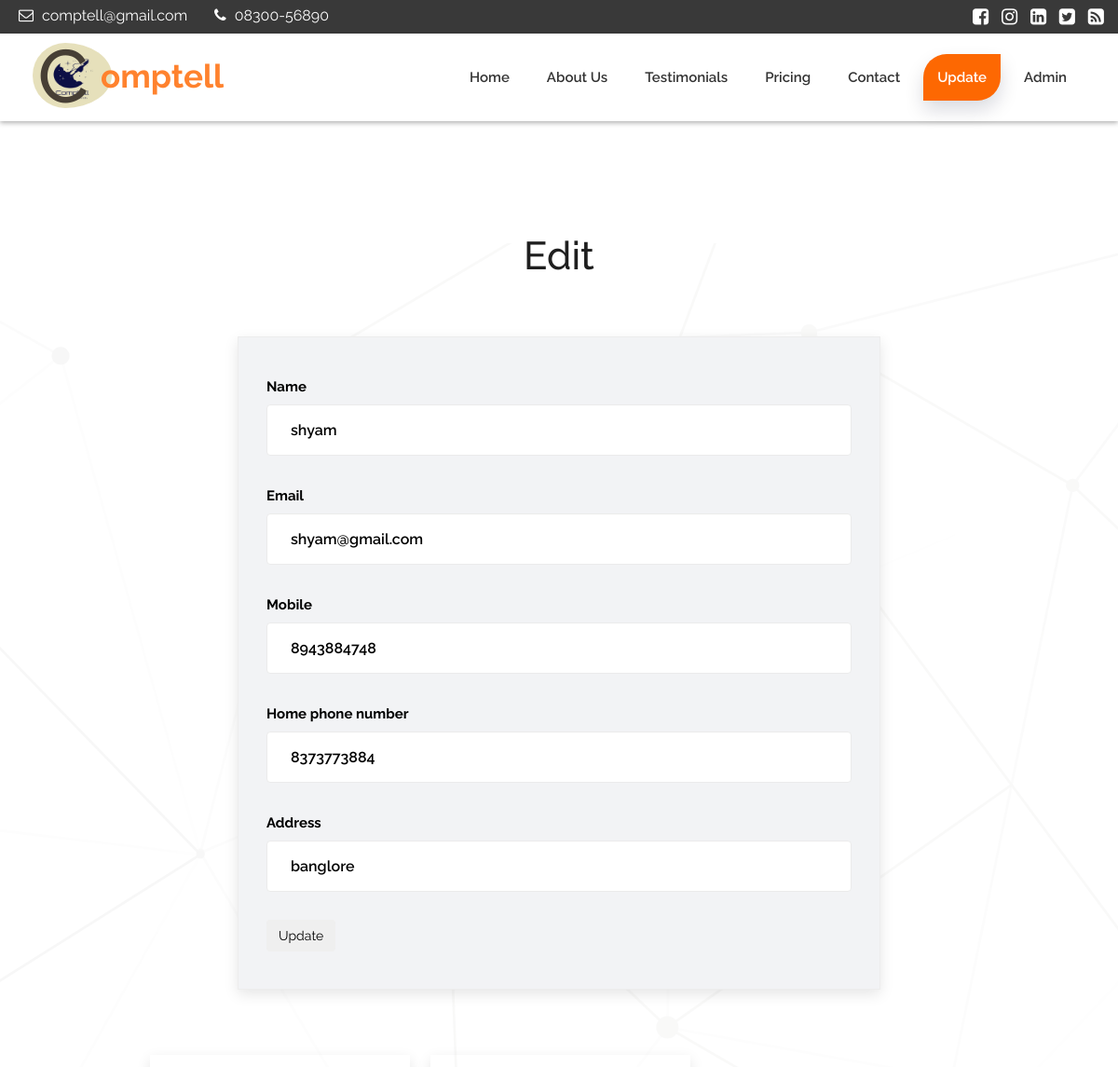
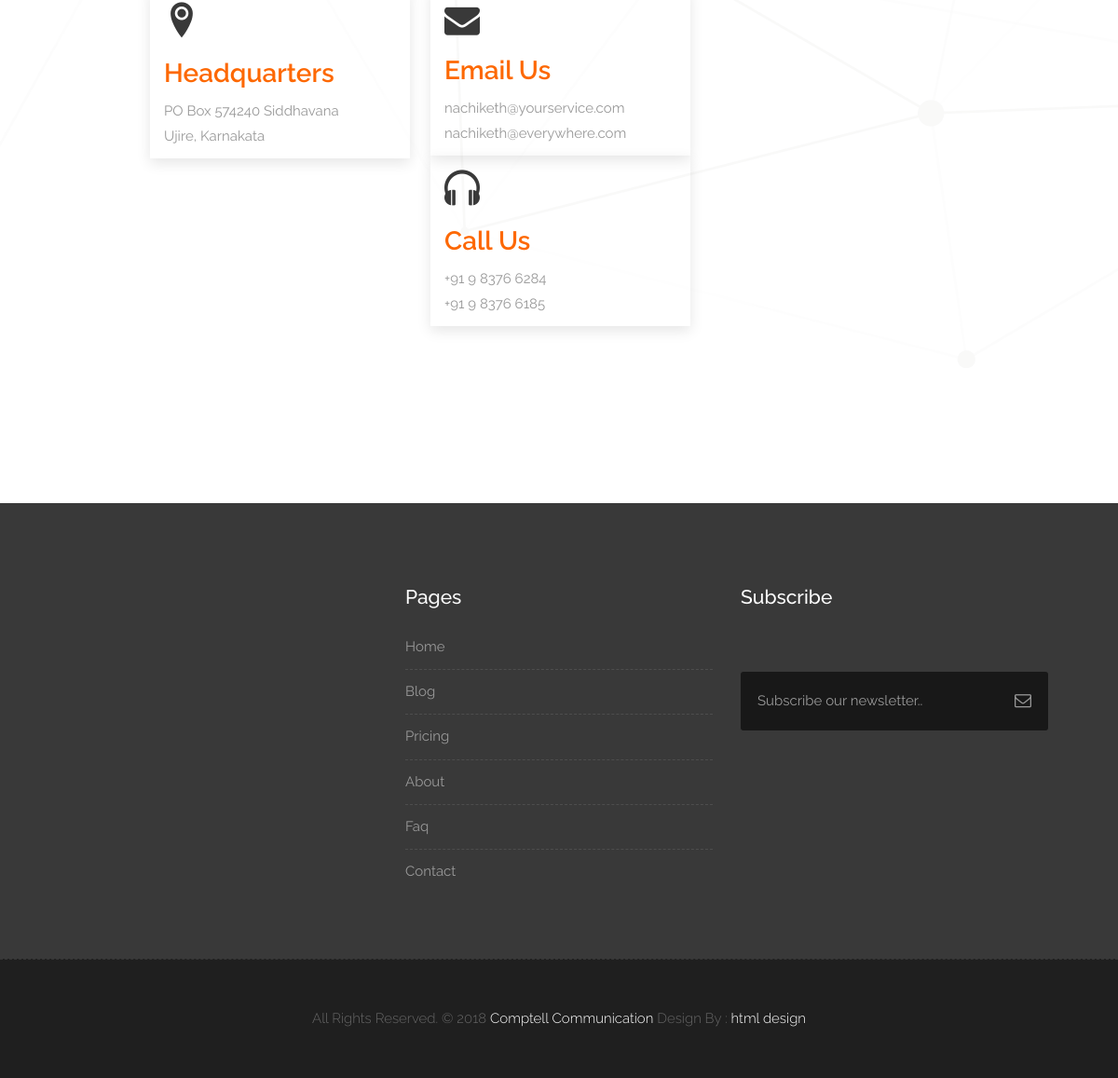
The app's page /cus_edit.php?identity_card_no=114 with its own data (2 pictures, top to bottom).
### tables this page shows
CREATE TABLE `customer` (
  `identity_card_no` int(50) NOT NULL,
  `name` varchar(60) NOT NULL,
  `email` varchar(60) NOT NULL,
  `registration_date` date NOT NULL,
  `mobile_ph` varchar(10) NOT NULL,
  `home_ph` varchar(10) NOT NULL,
  `address` varchar(60) NOT NULL,
  `password` varchar(50) NOT NULL
);

### cus_edit.php (the view, shortened to what this page needs)
<?php
$con=new mysqli("localhost","root","","telecom");
$id = $_GET["identity_card_no"];
$result = mysqli_query($con,"SELECT *  from `customer` where `identity_card_no`=$id");
while($row=mysqli_fetch_array($result)){
    $name=$row['name'];
    $email=$row['email'];
    $mobile=$row['mobile_ph'];
    $home=$row['home_ph'];
    $address=$row['address'];
}
?>
<!DOCTYPE html>
<html lang="en">
    <link rel="stylesheet" href="css/bootstrap.min.css">
    <link rel="stylesheet" href="style.css">
    <link rel="stylesheet" href="css/responsive.css">
    <link rel="stylesheet" href="css/custom.css">
</head>
<body>
	<div class="top-bar">
		<div class="container-fluid">
			<div class="row">
				<div class="col-md-6 col-sm-6">
					<div class="left-top">
						<div class="email-box">
							<a href="#"><i class="fa fa-envelope-o" aria-hidden="true"></i> comptell@gmail.com</a>
						</div>
						<div class="phone-box">
							<a href="tel:1234567890"><i class="fa fa-phone" aria-hidden="true"></i> 08300-56890</a>
						</div>
					</div>
				</div>
				<div class="col-md-6 col-sm-6">
					<div class="right-top">
						<div class="social-box">
							<ul>
								<li><a href="#"><i class="fa fa-facebook-square" aria-hidden="true"></i></a></li>
								<li><a href="#"><i class="fa fa-instagram" aria-hidden="true"></i></a></li>
								<li><a href="#"><i class="fa fa-linkedin-square" aria-hidden="true"></i></a></li>
								<li><a href="#"><i class="fa fa-twitter-square" aria-hidden="true"></i></a></li>
								<li><a href="#"><i class="fa fa-rss-square" aria-hidden="true"></i></a></li>
						</div>
					</div>
				</div>
			</div>
		</div>
	</div>
    <header class="header header_style_01">
        <nav class="megamenu navbar navbar-default">
            <div class="container-fluid">
                <div class="navbar-header">
                    <a class="navbar-a" href="index.html"><img src="images/logos/logo.png" alt="image" class="navbar-brand"></a>
                    <h2 class="logo-name"> <span class="logo-c">C</span> <span class="omptell">omptell</span> </h2>
                </div>
                <div id="navbar" class="navbar-collapse collapse">
                    <ul class="nav navbar-nav navbar-right">
                        <li><a href="index.html">Home</a></li>
                        <li><a href="about-us.html">About us</a></li>
                        <li><a href="testimonials.html">Testimonials</a></li>
                        <li><a href="pricing.html">Pricing</a></li>
						<li><a href="contact.html">Contact</a></li>
                        <li><a class="active" href = "signup.html">Update</a></li>
                        <li><a href="admin.html">Admin</a></li>
                    </ul>
                </div>
            </div>
        </nav>
    </header>
    <div id="contact" class="section wb">
        <div class="container">
            <div class="section-title text-center">
                <h3>Edit </h3>
            </div>
            <div class="row">
                <div class="col-md-8 col-md-offset-2">
                    <div class="contact_form" id ="sign_up">
                        <form action=""  method="POST">
      <div class="form-group">
        <label for="username">Name</label>
        <input class="form-control" type="text" name="name" id="username" placeholder="Your sweet name" value="<?=$name; ?>" required />
      </div>
      <div class="form-group">
        <label for="email">Email</label>
        <input class="form-control" type="email" name="email" id="email" placeholder="james.bond@spectre.com" value="<?=$email; ?>"required />
      </div>
       <div class="form-group">
        <label for="email">Mobile</label>
        <input class="form-control" type="tel" minlength="10" maxlength="10" name="mobile" id="email" placeholder="mobile number" value="<?=$mobile; ?>"required />
      </div>
      <div class="form-group">
        <label for="password">Home phone number</label>
        <input class="form-control" type="tel" minlength="10" maxlength="10" name="home_phone" id="password" placeholder="home phone number" value="<?=$home; ?>" required />
      </div>
      <div class="form-group">
        <label for="address">Address</label>
        <input class="form-control" type="text" name="address" id="address" placeholder="home adress" value="<?=$address; ?>" required />
      </div>
      <div class="m-t-lg">
        <ul class="list-inline">
          <li>
            <input class="btn btn--form" type="submit"  name='register' value="Update" />
          </li>
        </ul>
      </div>
    </form>
                    </div>
                </div>
            </div>
			<div class="row">
				<div class="col-md-offset-1 col-sm-10 col-md-10 col-sm-offset-1 pd-add">
					<div class="address-item">
						<div class="address-icon">
							<i class="icon icon-location2"></i>
						</div>
						<h3>Headquarters</h3>
						<p>PO Box 574240 Siddhavana
							<br> Ujire, Karnakata</p>
					</div>
					<div class="address-item">
						<div class="address-icon">
							<i class="fa fa-envelope" aria-hidden="true"></i>
						</div>
						<h3>Email Us</h3>
						<p>nachiketh@yourservice.com
							<br>nachiketh@everywhere.com</p>
					</div>
					<div class="address-item">
						<div class="address-icon">
							<i class="icon icon-headphones"></i>
						</div>
						<h3>Call Us</h3>
						<p>+91 9 8376 6284
							<br>+91 9 8376 6185</p>
					</div>
				</div>
			</div>
        </div>
    </div>
    <footer class="footer">
        <div class="container">
            <div class="row">
                <div class="col-md-4 col-sm-4 col-xs-12">
                    <div class="widget clearfix">
                    </div>
                </div>
				<div class="col-md-4 col-sm-4 col-xs-12">
                    <div class="widget clearfix">
                        <div class="widget-title">
                            <h3>Pages</h3>
                        </div>
                        <ul class="footer-links hov">
                            <li><a href="index.html">Home <span class="icon icon-arrow-right2"></span></a></li>
							<li><a href="#">Blog <span class="icon icon-arrow-right2"></span></a></li>
							<li><a href="pricing.html">Pricing <span class="icon icon-arrow-right2"></span></a></li>
							<li><a href="about-us.html">About <span class="icon icon-arrow-right2"></span></a></li>
							<li><a href="#">Faq <span class="icon icon-arrow-right2"></span></a></li>
							<li><a href="contact.html">Contact <span class="icon icon-arrow-right2"></span></a></li>
                        </ul>
                    </div>
                </div>
                <div class="col-md-4 col-sm-4 col-xs-12">
                    <div class="footer-distributed widget clearfix">
                        <div class="widget-title">
                            <h3>Subscribe</h3>
							<p></p>
                        </div>
						<div class="footer-right">
							<form method="get" action="#">
								<input placeholder="Subscribe our newsletter.." name="search">
								<i class="fa fa-envelope-o"></i>
							</form>
						</div>
                    </div>
                </div>
            </div>
        </div>
    </footer>
    <div class="copyrights">
        <div class="container">
            <div class="footer-distributed">
                <div class="footer-left">
                    <p class="footer-company-name">All Rights Reserved. &copy; 2018 <a href="#">Comptell Communication</a> Design By :
					<a href="https://html.design/">html design</a></p>
                </div>
            </div>
        </div>
    </div>
</body>
</html>

### css/responsive.css (style rules this page uses)
@media (max-width: 1200px) { .header_style_01 .navbar-brand { padding-right: 0; } }
@media (max-width: 1200px) { .container-fluid { width: 100%; padding: 0 15px; } }
@media (max-width: 1200px) { .container { width: 90%; } }
@media (max-width: 1200px) { .navbar-nav li { margin: 0px 5px; } }
@media (max-width: 1200px) { .header_style_01 { padding: 20px 20px !important; } }

### css/icomoon.css (style rules this page uses)
.icon { font-family: 'IcoMoon-Free' !important; speak: none; font-style: normal; font-weight: normal; font-variant: normal; text-transform: none; line-height: 1; letter-spacing: 0; -webkit-font-feature-settings: "liga"; -moz-font-feature-settings: "liga=1"; -moz-font-feature-settings: "liga"; -ms-font-feature-settings: "liga" 1; -o-font-feature-settings: "liga"; font-feature-settings: "liga"; -webkit-font-smoothing: antialiased; -moz-osx-font-smoothing: grayscale; }
.icon-headphones:before { content: "\e910"; }
.icon-location2:before { content: "\e948"; }

### cus_edit.php (style rules this page uses)
form { color:#000 !important; font-weight: 600; opacity: 1; }
input { color:#000 !important; opacity: 1; }

### records on screen
customer: name "shyam", email "shyam@gmail.com", mobile "8943884748", home_phone "8373773884", address "banglore"
